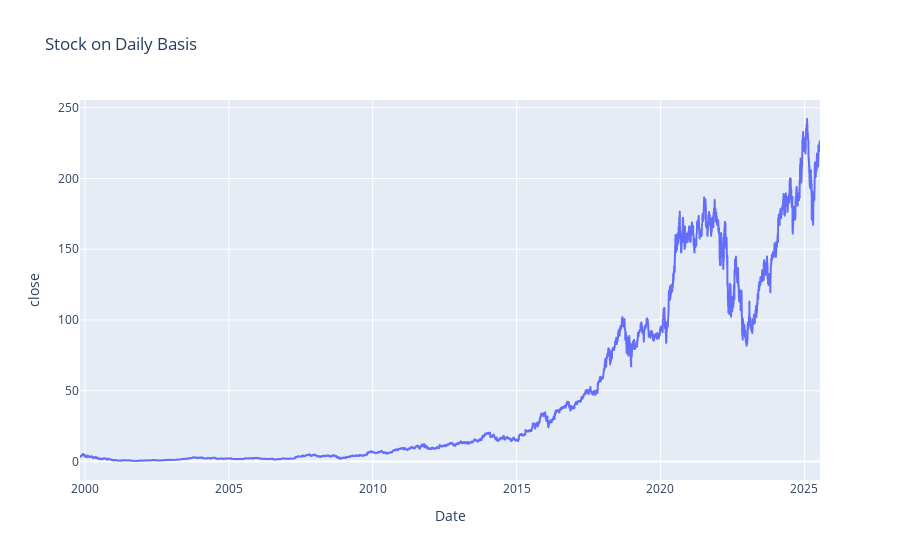

Write notebook code for a chart like this one.
### Markdown cell above
### Check the chart

### Code cell
fig = px.line(df_stock, x="date", y="close", title="Stock on Daily Basis", 
              labels={"date": "Date"})

fig.show()

### Figure 1 — Plotly figure (JSON) as saved in the notebook; plotly's stock layout.template omitted (floating-point values rounded to 4 significant figures; data arrays with more than 128 entries replaced by an {"elided": "..."} marker saying what was removed)
{"data": [{"hovertemplate": "Date=%{x}<br>close=%{y}<extra></extra>", "legendgroup": "", "line": {"color": "#636efa", "dash": "solid"}, "marker": {"symbol": "circle"}, "mode": "lines", "name": "", "showlegend": false, "type": "scattergl", "x": {"elided": "6466 str values"}, "xaxis": "x", "y": {"elided": "6466 float values"}, "yaxis": "y"}], "layout": {"legend": {"tracegroupgap": 0}, "title": {"text": "Stock on Daily Basis"}, "xaxis": {"anchor": "y", "domain": [0, 1], "title": {"text": "Date"}}, "yaxis": {"anchor": "x", "domain": [0, 1], "title": {"text": "close"}}}}
